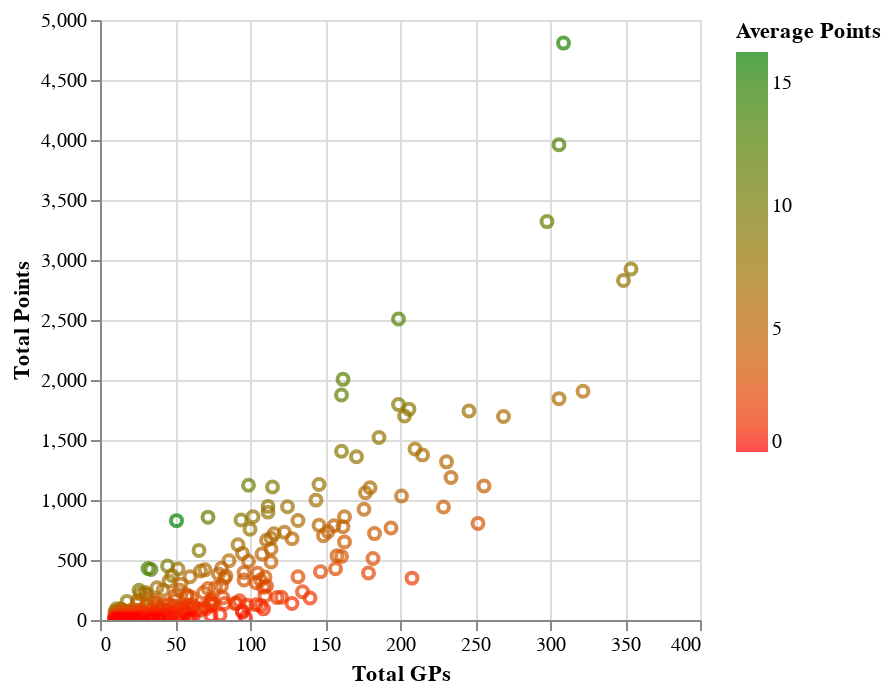

The specification (Vega-Lite) saved for this image:
### Vega-Lite specification from a JSON file in a GitHub repository (floating-point values rounded to 4 significant figures; data arrays with more than 128 entries replaced by an {"elided": "..."} marker saying what was removed)
{"$schema": "https://vega.github.io/schema/vega-lite/v5.json", "description": "A scatterplot showing horsepower and miles per gallons for various cars.", "data": {"values": {"elided": "340 records"}}, "params": [{"name": "grid", "select": "interval", "bind": "scales"}], "mark": {"type": "point"}, "width": 300, "height": 300, "encoding": {"x": {"field": "Total GPs", "type": "quantitative"}, "y": {"field": "Total Points", "type": "quantitative"}, "color": {"field": "Average Points", "type": "quantitative", "scale": {"range": ["red", "green"]}}, "tooltip": [{"field": "Driver", "type": "nominal"}, {"field": "Average Points", "type": "quantitative"}, {"field": "Total Points", "type": "quantitative"}, {"field": "Total GPs", "type": "quantitative"}]}, "config": {}}
